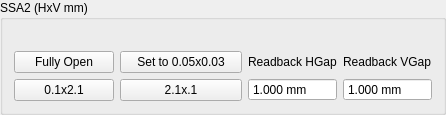
         <widget class="QGroupBox" name="groupBox_19">
          <property name="title">
           <string>SSA2 (HxV mm)</string>
          </property>
          <layout class="QGridLayout" name="gridLayout_84">
           <item row="1" column="1">
            <layout class="QGridLayout" name="gridLayout_82">
             <item row="0" column="0">
              <widget class="QLabel" name="label_125">
               <property name="text">
                <string>Readback HGap</string>
               </property>
              </widget>
             </item>
             <item row="0" column="1">
              <widget class="QLabel" name="label_126">
               <property name="text">
                <string>Readback VGap</string>
               </property>
              </widget>
             </item>
             <item row="1" column="0">
              <widget class="QDoubleSpinBox" name="db_ssa2_x">
               <property name="sizePolicy">
                <sizepolicy hsizetype="Preferred" vsizetype="Fixed">
                 <horstretch>0</horstretch>
                 <verstretch>0</verstretch>
                </sizepolicy>
               </property>
               <property name="readOnly">
                <bool>true</bool>
               </property>
               <property name="buttonSymbols">
                <enum>QAbstractSpinBox::NoButtons</enum>
               </property>
               <property name="suffix">
                <string> mm</string>
               </property>
               <property name="decimals">
                <number>3</number>
               </property>
               <property name="minimum">
                <double>-0.100000000000000</double>
               </property>
               <property name="maximum">
                <double>4.000000000000000</double>
               </property>
               <property name="value">
                <double>1.000000000000000</double>
               </property>
              </widget>
             </item>
             <item row="1" column="1">
              <widget class="QDoubleSpinBox" name="db_ssa2_y">
               <property name="sizePolicy">
                <sizepolicy hsizetype="Preferred" vsizetype="Fixed">
                 <horstretch>0</horstretch>
                 <verstretch>0</verstretch>
                </sizepolicy>
               </property>
               <property name="readOnly">
                <bool>true</bool>
               </property>
               <property name="buttonSymbols">
                <enum>QAbstractSpinBox::NoButtons</enum>
               </property>
               <property name="suffix">
                <string> mm</string>
               </property>
               <property name="decimals">
                <number>3</number>
               </property>
               <property name="minimum">
                <double>-0.100000000000000</double>
               </property>
               <property name="maximum">
                <double>4.000000000000000</double>
               </property>
               <property name="value">
                <double>1.000000000000000</double>
               </property>
              </widget>
             </item>
            </layout>
           </item>
           <item row="1" column="0">
            <layout class="QGridLayout" name="gridLayout_78">
             <item row="0" column="0">
              <layout class="QGridLayout" name="gridLayout_75">
               <item row="0" column="0">
                <widget class="QPushButton" name="pb_SSA2_Open">
                 <property name="sizePolicy">
                  <sizepolicy hsizetype="Preferred" vsizetype="Fixed">
                   <horstretch>0</horstretch>
                   <verstretch>0</verstretch>
                  </sizepolicy>
                 </property>
                 <property name="text">
                  <string>     Fully Open     </string>
                 </property>
                </widget>
               </item>
               <item row="0" column="1">
                <widget class="QPushButton" name="pb_SSA2_Close">
                 <property name="sizePolicy">
                  <sizepolicy hsizetype="Preferred" vsizetype="Fixed">
                   <horstretch>0</horstretch>
                   <verstretch>0</verstretch>
                  </sizepolicy>
                 </property>
                 <property name="text">
                  <string>    Set to 0.05x0.03    </string>
                 </property>
                </widget>
               </item>
               <item row="1" column="0">
                <widget class="QPushButton" name="pb_SSA2_HClose">
                 <property name="sizePolicy">
                  <sizepolicy hsizetype="Preferred" vsizetype="Fixed">
                   <horstretch>0</horstretch>
                   <verstretch>0</verstretch>
                  </sizepolicy>
                 </property>
                 <property name="text">
                  <string>  0.1x2.1  </string>
                 </property>
                </widget>
               </item>
               <item row="1" column="1">
                <widget class="QPushButton" name="pb_SSA2_VClose">
                 <property name="sizePolicy">
                  <sizepolicy hsizetype="Preferred" vsizetype="Fixed">
                   <horstretch>0</horstretch>
                   <verstretch>0</verstretch>
                  </sizepolicy>
                 </property>
                 <property name="text">
                  <string>2.1x.1</string>
                 </property>
                </widget>
               </item>
              </layout>
             </item>
            </layout>
           </item>
           <item row="0" column="0">
            <widget class="QLabel" name="label_134">
             <property name="text">
              <string/>
             </property>
            </widget>
           </item>
          </layout>
         </widget>
